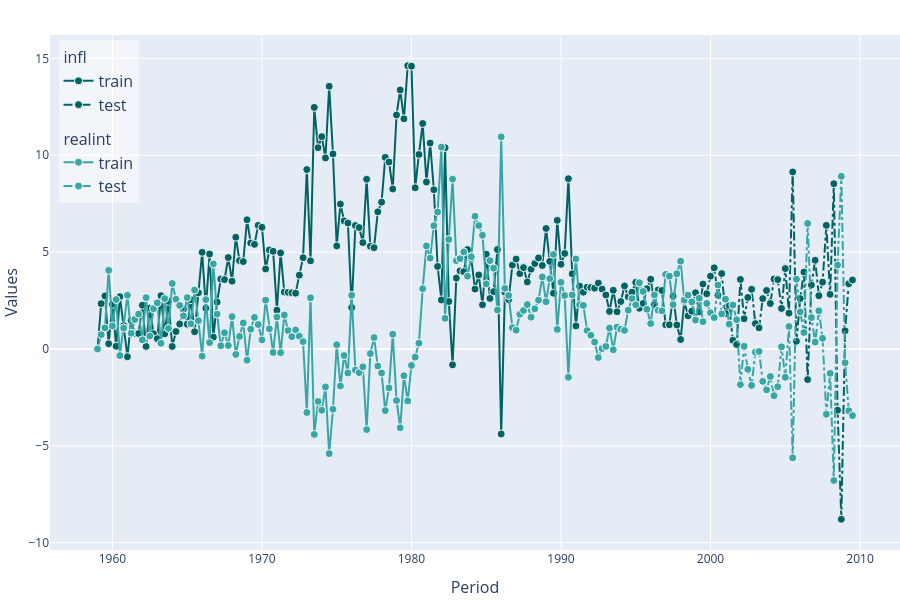

Notebook code cell kept with this figure:
### Code cell
# Examine os alvos
experionml.plot_series()

### Figure 1 — Plotly figure (JSON) as saved in the notebook; plotly's stock layout.template omitted (floating-point values rounded to 4 significant figures; data arrays with more than 128 entries replaced by an {"elided": "..."} marker saying what was removed)
{"data": [{"hovertemplate": "(%{x}, %{y})<extra>infl - train</extra>", "legendgroup": "infl", "legendgrouptitle": {"font": {"size": 16}, "text": "infl"}, "line": {"color": "rgb(0, 98, 98)", "dash": "solid", "width": 2}, "marker": {"color": "rgb(0, 98, 98)", "line": {"color": "rgba(255, 255, 255, 0.9)", "width": 1}, "size": 8}, "mode": "lines+markers", "name": "train", "showlegend": true, "type": "scatter", "x": {"elided": "163 str values"}, "xaxis": "x", "y": {"elided": "163 float values"}, "yaxis": "y"}, {"hovertemplate": "(%{x}, %{y})<extra>infl - test</extra>", "legendgroup": "infl", "legendgrouptitle": {"font": {"size": 16}, "text": "infl"}, "line": {"color": "rgb(0, 98, 98)", "dash": "dashdot", "width": 2}, "marker": {"color": "rgb(0, 98, 98)", "line": {"color": "rgba(255, 255, 255, 0.9)", "width": 1}, "size": 8}, "mode": "lines+markers", "name": "test", "showlegend": true, "type": "scatter", "x": ["1999-10-01T00:00:00.000000000", "2000-01-01T00:00:00.000000000", "2000-04-01T00:00:00.000000000", "2000-07-01T00:00:00.000000000", "2000-10-01T00:00:00.000000000", "2001-01-01T00:00:00.000000000", "2001-04-01T00:00:00.000000000", "2001-07-01T00:00:00.000000000", "2001-10-01T00:00:00.000000000", "2002-01-01T00:00:00.000000000", "2002-04-01T00:00:00.000000000", "2002-07-01T00:00:00.000000000", "2002-10-01T00:00:00.000000000", "2003-01-01T00:00:00.000000000", "2003-04-01T00:00:00.000000000", "2003-07-01T00:00:00.000000000", "2003-10-01T00:00:00.000000000", "2004-01-01T00:00:00.000000000", "2004-04-01T00:00:00.000000000", "2004-07-01T00:00:00.000000000", "2004-10-01T00:00:00.000000000", "2005-01-01T00:00:00.000000000", "2005-04-01T00:00:00.000000000", "2005-07-01T00:00:00.000000000", "2005-10-01T00:00:00.000000000", "2006-01-01T00:00:00.000000000", "2006-04-01T00:00:00.000000000", "2006-07-01T00:00:00.000000000", "2006-10-01T00:00:00.000000000", "2007-01-01T00:00:00.000000000", "2007-04-01T00:00:00.000000000", "2007-07-01T00:00:00.000000000", "2007-10-01T00:00:00.000000000", "2008-01-01T00:00:00.000000000", "2008-04-01T00:00:00.000000000", "2008-07-01T00:00:00.000000000", "2008-10-01T00:00:00.000000000", "2009-01-01T00:00:00.000000000", "2009-04-01T00:00:00.000000000", "2009-07-01T00:00:00.000000000"], "xaxis": "x", "y": [2.85, 3.76, 4.19, 2.77, 3.89, 1.82, 2.26, 0.45, 0.23, 3.59, 1.56, 2.66, 3.08, 1.31, 1.09, 2.6, 3.02, 2.35, 3.61, 3.58, 2.09, 4.15, 1.85, 9.14, 0.4, 2.6, 3.97, -1.58, 3.3, 4.58, 2.75, 3.45, 6.38, 2.82, 8.53, -3.16, -8.79, 0.94, 3.37, 3.56], "yaxis": "y"}, {"hovertemplate": "(%{x}, %{y})<extra>realint - train</extra>", "legendgroup": "realint", "legendgrouptitle": {"font": {"size": 16}, "text": "realint"}, "line": {"color": "rgb(56, 166, 165)", "dash": "solid", "width": 2}, "marker": {"color": "rgb(56, 166, 165)", "line": {"color": "rgba(255, 255, 255, 0.9)", "width": 1}, "size": 8}, "mode": "lines+markers", "name": "train", "showlegend": true, "type": "scatter", "x": {"elided": "163 str values"}, "xaxis": "x", "y": {"elided": "163 float values"}, "yaxis": "y"}, {"hovertemplate": "(%{x}, %{y})<extra>realint - test</extra>", "legendgroup": "realint", "legendgrouptitle": {"font": {"size": 16}, "text": "realint"}, "line": {"color": "rgb(56, 166, 165)", "dash": "dashdot", "width": 2}, "marker": {"color": "rgb(56, 166, 165)", "line": {"color": "rgba(255, 255, 255, 0.9)", "width": 1}, "size": 8}, "mode": "lines+markers", "name": "test", "showlegend": true, "type": "scatter", "x": ["1999-10-01T00:00:00.000000000", "2000-01-01T00:00:00.000000000", "2000-04-01T00:00:00.000000000", "2000-07-01T00:00:00.000000000", "2000-10-01T00:00:00.000000000", "2001-01-01T00:00:00.000000000", "2001-04-01T00:00:00.000000000", "2001-07-01T00:00:00.000000000", "2001-10-01T00:00:00.000000000", "2002-01-01T00:00:00.000000000", "2002-04-01T00:00:00.000000000", "2002-07-01T00:00:00.000000000", "2002-10-01T00:00:00.000000000", "2003-01-01T00:00:00.000000000", "2003-04-01T00:00:00.000000000", "2003-07-01T00:00:00.000000000", "2003-10-01T00:00:00.000000000", "2004-01-01T00:00:00.000000000", "2004-04-01T00:00:00.000000000", "2004-07-01T00:00:00.000000000", "2004-10-01T00:00:00.000000000", "2005-01-01T00:00:00.000000000", "2005-04-01T00:00:00.000000000", "2005-07-01T00:00:00.000000000", "2005-10-01T00:00:00.000000000", "2006-01-01T00:00:00.000000000", "2006-04-01T00:00:00.000000000", "2006-07-01T00:00:00.000000000", "2006-10-01T00:00:00.000000000", "2007-01-01T00:00:00.000000000", "2007-04-01T00:00:00.000000000", "2007-07-01T00:00:00.000000000", "2007-10-01T00:00:00.000000000", "2008-01-01T00:00:00.000000000", "2008-04-01T00:00:00.000000000", "2008-07-01T00:00:00.000000000", "2008-10-01T00:00:00.000000000", "2009-01-01T00:00:00.000000000", "2009-04-01T00:00:00.000000000", "2009-07-01T00:00:00.000000000"], "xaxis": "x", "y": [2.35, 1.87, 1.62, 3.3, 1.81, 2.57, 1.28, 2.27, 1.51, -1.84, 0.14, -1.05, -1.88, -0.17, -0.13, -1.67, -2.11, -1.42, -2.41, -1.95, 0.11, -1.46, 1.16, -5.62, 3.6, 1.91, 0.85, 6.48, 1.62, 0.36, 1.97, 0.55, -3.37, -1.26, -6.79, 4.33, 8.91, -0.71, -3.19, -3.44], "yaxis": "y"}], "layout": {"font": {"size": 12}, "height": 600, "hoverlabel": {"font": {"size": 16}}, "legend": {"bgcolor": "rgba(255, 255, 255, 0.5)", "font": {"size": 16}, "groupclick": "toggleitem", "traceorder": "grouped", "x": 0.01, "xanchor": "left", "y": 0.99, "yanchor": "top"}, "margin": {"b": 50, "l": 50, "pad": 0, "r": 0, "t": 35}, "showlegend": true, "title": {"font": {"size": 24}, "pad": {"b": 15, "t": 15}, "x": 0.5, "xanchor": "center", "xref": "paper", "y": 1, "yanchor": "top"}, "width": 900, "xaxis": {"anchor": "y", "automargin": true, "domain": [0.0, 1.0], "title": {"font": {"size": 16}, "text": "Period"}}, "yaxis": {"anchor": "x", "automargin": true, "domain": [0.0, 1.0], "title": {"font": {"size": 16}, "text": "Values"}}}}
